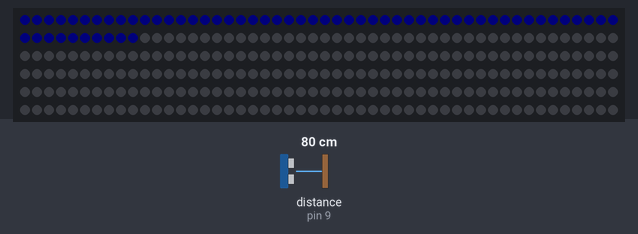
A sketch run on a simulated Arduino Uno, built for the host (arithmetic inside an expression is 32-bit, double 64-bit). Shown: 300 RGB LEDs in strip order, left to right, continuing on the next row. Wiring (inferred from the names in the program): ultrasonic range finder: trigger pin 10; echo pin 9. The inputs (shaded band) are chosen by the test bench; at power-on: distance to the obstacle (sensor on pin 9) 80 cm. The echo pulse lasts 58.3 µs per cm; dim RGB values are drawn brighter than linear; what the sketch prints to the serial monitor is not drawn.

Above: at 1.2 s.
1.3 s: distance to the obstacle (sensor on pin 9) set to 2 cm
At 2.6 s:
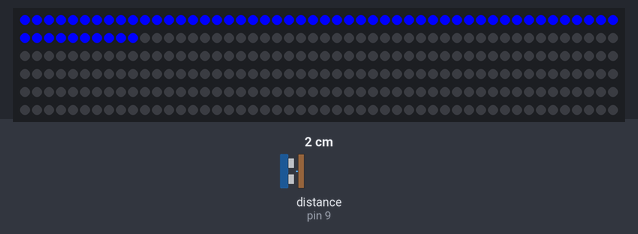
2.9 s: distance to the obstacle (sensor on pin 9) set to 4 cm
4.5 s: distance to the obstacle (sensor on pin 9) set to 299 cm
At 5.2 s:
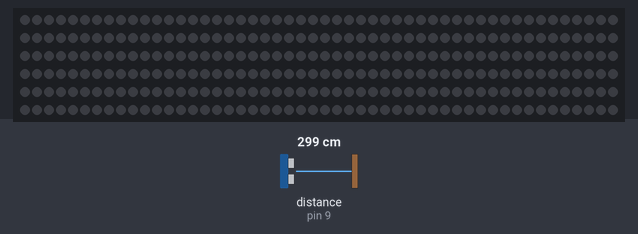
Timing chart, 0 to 7.5 s (numbered marks = the images above; inputs shaded):
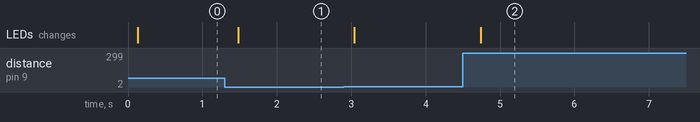

The sketch:

testing.ino
```cpp
#include <Adafruit_NeoPixel.h>
#define PIN 6
#define NUMPIXELS 300

//variables
int position = 0;
int width = 60;
const int trigPin = 10;
const int echoPin = 9;
long duration;
int distance;
String val;

Adafruit_NeoPixel pixels = Adafruit_NeoPixel(NUMPIXELS, PIN, NEO_GRB + NEO_KHZ800);

void setup() {
  // put your setup code here, to run once:

  Serial.begin(9600);
  pixels.begin();

  pinMode(trigPin, OUTPUT);
  pinMode(echoPin, INPUT);
}

void led(int r, int g, int b) {
  for(int i = 0; i < width; i++){
      pixels.setPixelColor(position+i, pixels.Color(r, g, b));
  }
   pixels.show();
}

void loop() {
  // put your main code here, to run repeatedly:
  // Clears the trigPin
  digitalWrite(trigPin, LOW);
  delayMicroseconds(2);
  // Sets the trigPin on HIGH state for 10 micro seconds
  digitalWrite(trigPin, HIGH);
  delayMicroseconds(10);
  digitalWrite(trigPin, LOW);
  // Reads the echoPin, returns the sound wave travel time in microseconds
  duration = pulseIn(echoPin, HIGH);
  // Calculating the distance
  distance = duration*0.034/2;
  // Prints the distance on the Serial Monitor
  delay(100);

  led(0,0, 255/distance);


  if (Serial.available())
   { // If data is available to read,
     val = Serial.read(); // read it and store it in val
   }
   if (val == '1')
   { // If 1 was received
     Serial.println("clicked");
   } else {
     Serial.println("not clicked");
   }
   delay(10); // Wait 10 milliseconds for next reading


}
```

Measured:
- after the input at 1.3 s, the LEDs: change after 0.18 s (image 1)
- after the input at 4.5 s, the LEDs: change after 0.24 s (image 2)
